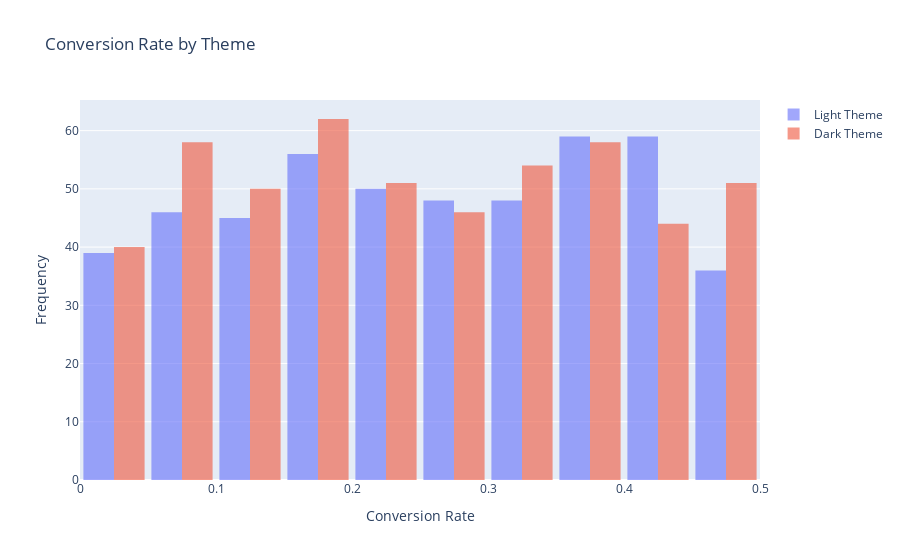

Notebook cell for this chart:
### Markdown cell above
La Visualisation En Plotly

### Code cell
fig = go.Figure()

fig.add_trace(go.Histogram(x=light_theme_data['Conversion Rate'], 
                           name='Light Theme', opacity=0.6, nbinsx=20))
fig.add_trace(go.Histogram(x=dark_theme_data['Conversion Rate'], 
                           name='Dark Theme', opacity=0.6, nbinsx=20))

fig.update_layout(
    title_text='Conversion Rate by Theme',
    xaxis_title_text='Conversion Rate',
    yaxis_title_text='Frequency',
    barmode='group',
    bargap=0.1
)

fig.show()

### Figure 1 — Plotly figure (JSON) as saved in the notebook; plotly's stock layout.template omitted (floating-point values rounded to 4 significant figures; data arrays with more than 128 entries replaced by an {"elided": "..."} marker saying what was removed)
{"data": [{"name": "Light Theme", "nbinsx": 20, "opacity": 0.6, "type": "histogram", "x": {"elided": "486 float values"}}, {"name": "Dark Theme", "nbinsx": 20, "opacity": 0.6, "type": "histogram", "x": {"elided": "514 float values"}}], "layout": {"bargap": 0.1, "barmode": "group", "title": {"text": "Conversion Rate by Theme"}, "xaxis": {"title": {"text": "Conversion Rate"}}, "yaxis": {"title": {"text": "Frequency"}}}}
